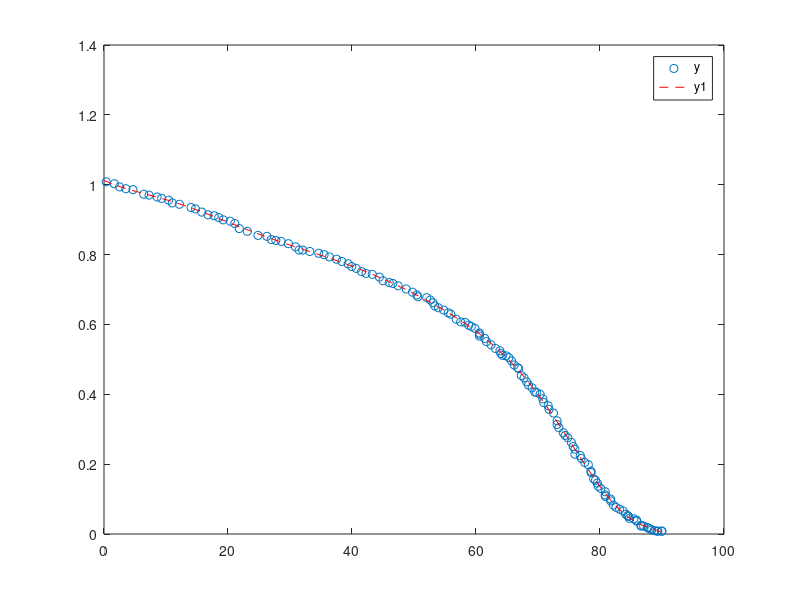

Here is the MATLAB script that generated this plot:
clc;
clear;
close all;


dta_sfh = load('SFH2430.mat');
data_sfh.x = dta_sfh.data_matrix.x;
data_sfh.y = dta_sfh.data_matrix.y;



x= data_sfh.x .* 90/(data_sfh.x(1) - data_sfh.x(145));
y = data_sfh.y .* 1/ (data_sfh.y(1) - data_sfh.y(145));
x = x(1:145);
x = flip(x);
% y = -y;
y = y(1:145);
x(145) = 90;
p = polyfit(x,y,10);
p_inv = polyfit(y,x,10);


x1 = linspace(0,90);
y1 = polyval(p,x1);
figure
plot(x,y,'o')
hold on
plot(x1,y1,'r--')
legend('y','y1','f1')       
